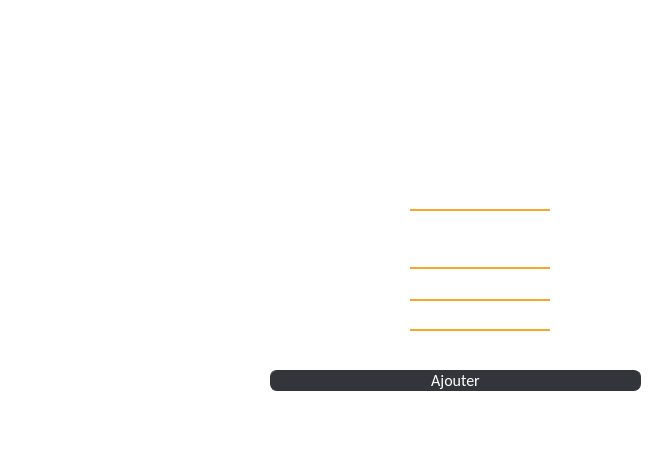
        <widget class="QWidget" name="AddEventTab">
         <property name="styleSheet">
          <string notr="true">background-color: rgba(255, 255, 255, 0);</string>
         </property>
         <attribute name="title">
          <string>Add</string>
         </attribute>
         <widget class="QGroupBox" name="EventDetailsBox">
          <property name="enabled">
           <bool>true</bool>
          </property>
          <property name="geometry">
           <rect>
            <x>260</x>
            <y>150</y>
            <width>381</width>
            <height>291</height>
           </rect>
          </property>
          <property name="styleSheet">
           <string notr="true">background-color: rgba(255, 255, 255, 0);
border: 0px;</string>
          </property>
          <property name="title">
           <string/>
          </property>
          <widget class="QLineEdit" name="EventPrixAdd">
           <property name="geometry">
            <rect>
             <x>150</x>
             <y>98</y>
             <width>140</width>
             <height>21</height>
            </rect>
           </property>
           <property name="font">
            <font>
             <family>Arial Black</family>
             <pointsize>9</pointsize>
             <weight>75</weight>
             <bold>true</bold>
            </font>
           </property>
           <property name="styleSheet">
            <string notr="true">border: 0px solid rgb(249, 167, 43);
border-bottom-width: 2px;
border-radius: px;
background-color: rgba(255, 255, 255, 0);
color: rgb(255, 255, 255);</string>
           </property>
           <property name="text">
            <string/>
           </property>
           <property name="placeholderText">
            <string/>
           </property>
          </widget>
          <widget class="QLabel" name="EventDescriptionTitle">
           <property name="geometry">
            <rect>
             <x>1</x>
             <y>130</y>
             <width>101</width>
             <height>17</height>
            </rect>
           </property>
           <property name="font">
            <font>
             <family>Arial Black</family>
             <pointsize>9</pointsize>
             <weight>75</weight>
             <bold>true</bold>
            </font>
           </property>
           <property name="styleSheet">
            <string notr="true">color: rgb(255, 255, 255);
background-color: rgba(255, 255, 255, 0);
border: 0px;</string>
           </property>
           <property name="text">
            <string>Description</string>
           </property>
          </widget>
          <widget class="QLabel" name="EventTitreTitle">
           <property name="geometry">
            <rect>
             <x>1</x>
             <y>44</y>
             <width>61</width>
             <height>17</height>
            </rect>
           </property>
           <property name="font">
            <font>
             <family>Arial Black</family>
             <pointsize>9</pointsize>
             <weight>75</weight>
             <bold>true</bold>
            </font>
           </property>
           <property name="styleSheet">
            <string notr="true">color: rgb(255, 255, 255);
background-color: rgba(255, 255, 255, 0);
border: 0px;</string>
           </property>
           <property name="text">
            <string>Titre</string>
           </property>
          </widget>
          <widget class="QLabel" name="EventPrixTitle">
           <property name="geometry">
            <rect>
             <x>1</x>
             <y>98</y>
             <width>51</width>
             <height>17</height>
            </rect>
           </property>
           <property name="font">
            <font>
             <family>Arial Black</family>
             <pointsize>9</pointsize>
             <weight>75</weight>
             <bold>true</bold>
            </font>
           </property>
           <property name="styleSheet">
            <string notr="true">color: rgb(255, 255, 255);
background-color: rgba(255, 255, 255, 0);
border: 0px;</string>
           </property>
           <property name="text">
            <string>Price</string>
           </property>
          </widget>
          <widget class="QLabel" name="EventDT">
           <property name="geometry">
            <rect>
             <x>268</x>
             <y>98</y>
             <width>21</width>
             <height>17</height>
            </rect>
           </property>
           <property name="font">
            <font>
             <family>Arial Black</family>
             <pointsize>9</pointsize>
             <weight>75</weight>
             <bold>true</bold>
            </font>
           </property>
           <property name="styleSheet">
            <string notr="true">color: rgb(255, 255, 255);
background-color: rgba(255, 255, 255, 0);
border: 0px;</string>
           </property>
           <property name="text">
            <string>DT</string>
           </property>
          </widget>
          <widget class="QLabel" name="EventCapaciteTitle">
           <property name="geometry">
            <rect>
             <x>0</x>
             <y>170</y>
             <width>131</width>
             <height>17</height>
            </rect>
           </property>
           <property name="font">
            <font>
             <family>Arial Black</family>
             <pointsize>9</pointsize>
             <weight>75</weight>
             <bold>true</bold>
            </font>
           </property>
           <property name="styleSheet">
            <string notr="true">color: rgb(255, 255, 255);
background-color: rgba(255, 255, 255, 0);
border: 0px;</string>
           </property>
           <property name="text">
            <string>capacite</string>
           </property>
          </widget>
          <widget class="QLabel" name="EventDateTitle">
           <property name="geometry">
            <rect>
             <x>1</x>
             <y>71</y>
             <width>51</width>
             <height>17</height>
            </rect>
           </property>
           <property name="font">
            <font>
             <family>Arial Black</family>
             <pointsize>9</pointsize>
             <weight>75</weight>
             <bold>true</bold>
            </font>
           </property>
           <property name="styleSheet">
            <string notr="true">color: rgb(255, 255, 255);
background-color: rgba(255, 255, 255, 0);
border: 0px;</string>
           </property>
           <property name="text">
            <string>Date</string>
           </property>
          </widget>
          <widget class="QLineEdit" name="EventTitreAdd">
           <property name="geometry">
            <rect>
             <x>150</x>
             <y>40</y>
             <width>140</width>
             <height>21</height>
            </rect>
           </property>
           <property name="font">
            <font>
             <family>Arial Black</family>
             <pointsize>9</pointsize>
             <weight>75</weight>
             <bold>true</bold>
            </font>
           </property>
           <property name="styleSheet">
            <string notr="true">border: 0px solid rgb(249, 167, 43);
border-bottom-width: 2px;
border-radius: px;
background-color: rgba(255, 255, 255, 0);
color: rgb(255, 255, 255);</string>
           </property>
           <property name="text">
            <string/>
           </property>
           <property name="placeholderText">
            <string/>
           </property>
          </widget>
          <widget class="QPushButton" name="EventAddButton">
           <property name="geometry">
            <rect>
             <x>10</x>
             <y>220</y>
             <width>371</width>
             <height>21</height>
            </rect>
           </property>
           <property name="styleSheet">
            <string notr="true">QPushButton
{
	background-color:rgb(50, 53, 57);
	border-style:solid;
	border-radius:7px;
	border-width:1px;
border-color: rgb(50, 53, 57);
	color:#ffffff;
	font-size:16px;
font-family:Calibri;
}

QPushButton:hover
{
	background-color: #00000000;
	border-color: rgb(30, 227, 0);
	/*color:rgb(30, 227, 0);*/
}

QPushButton:focus
{
	background-color:  rgb(30, 227, 0);
	border-color: rgba(30, 227, 0,0);
	color:rgb(255, 255, 255);
}
</string>
           </property>
           <property name="text">
            <string>Ajouter</string>
           </property>
          </widget>
          <widget class="QLineEdit" name="EventDescriptionAdd">
           <property name="geometry">
            <rect>
             <x>150</x>
             <y>130</y>
             <width>140</width>
             <height>21</height>
            </rect>
           </property>
           <property name="font">
            <font>
             <family>Arial Black</family>
             <pointsize>9</pointsize>
             <weight>75</weight>
             <bold>true</bold>
            </font>
           </property>
           <property name="styleSheet">
            <string notr="true">border: 0px solid rgb(249, 167, 43);
border-bottom-width: 2px;
border-radius: px;
background-color: rgba(255, 255, 255, 0);
color: rgb(255, 255, 255);</string>
           </property>
           <property name="text">
            <string/>
           </property>
           <property name="placeholderText">
            <string/>
           </property>
          </widget>
          <widget class="QLineEdit" name="EventCapaciteAdd">
           <property name="geometry">
            <rect>
             <x>150</x>
             <y>160</y>
             <width>140</width>
             <height>21</height>
            </rect>
           </property>
           <property name="font">
            <font>
             <family>Arial Black</family>
             <pointsize>9</pointsize>
             <weight>75</weight>
             <bold>true</bold>
            </font>
           </property>
           <property name="styleSheet">
            <string notr="true">border: 0px solid rgb(249, 167, 43);
border-bottom-width: 2px;
border-radius: px;
background-color: rgba(255, 255, 255, 0);
color: rgb(255, 255, 255);</string>
           </property>
           <property name="text">
            <string/>
           </property>
           <property name="placeholderText">
            <string/>
           </property>
          </widget>
          <widget class="QDateEdit" name="EventDateAdd">
           <property name="geometry">
            <rect>
             <x>150</x>
             <y>70</y>
             <width>110</width>
             <height>22</height>
            </rect>
           </property>
           <property name="styleSheet">
            <string notr="true">color: rgb(255, 255, 255);</string>
           </property>
          </widget>
         </widget>
        </widget>
